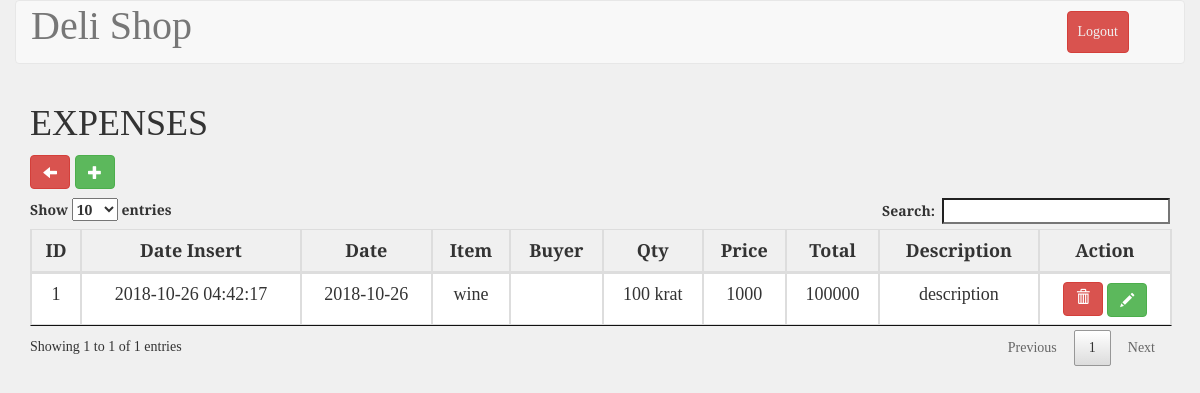
The app's page /expenses.php (signed in) with its own data.
### tables this page shows
CREATE TABLE `tb_expenses` (
  `id` int(11) NOT NULL AUTO_INCREMENT,
  `buyer` int(11) NOT NULL,
  `date` date NOT NULL,
  `date_insert` datetime NOT NULL,
  `item` varchar(200) NOT NULL,
  `qty` double NOT NULL,
  `unit` varchar(10) NOT NULL,
  `price` double NOT NULL,
  `total` double NOT NULL,
  `description` text NOT NULL,
  PRIMARY KEY (`id`)
);

### expenses.php (the view, shortened to what this page needs)
<?php
include_once 'koneksi.php';
$expenses = mysqli_query($conn, "SELECT tb_expenses.*, tb_employee.nama as buyer FROM tb_expenses LEFT JOIN tb_employee on tb_expenses.buyer=tb_employee.id;");
?>
<!DOCTYPE html>
<html>
    <?php include("./templates/header.php"); ?>
	<link rel="stylesheet" type="text/css" href="./css/stockStyle.css">
	<body>
        <div class="container-fluid" style="">
            <div class="row">
                <div class="col-md-12 header">
                    <nav class="navbar navbar-default" role="navigation">
                        <div class="container-fluid">
                            <div class="navbar-header">
                                <a class="navbar-brand" style="font-size: 40px;" href="#">Deli Shop</a>
                            </div>
                            <div class="collapse navbar-collapse navbar-ex1-collapse">
                                <ul class="nav navbar-nav navbar-right">
                                    <li><a type="button" class="btn btn-danger" style="margin: 10px; padding: 10px;" href="logout.php">Logout</a></li>
                                    <li><a href=""> </a></li>
                                </ul>
                            </div>
                        </div>
                    </nav>
                </div>
            </div>
        </div>
        <div class="container">
            <div class="row">
                <div class="col-md-12" id="mytable">
                <table id="example" class="table table-bordered" style="width: 100%;">
                    <h1>EXPENSES</h1>
                    <a href="administrator.php" style="margin:0 5px 10px 0" type="button" class="btn btn-danger glyphicon glyphicon-arrow-left" ></a>
                    <button class="btn btn-success glyphicon glyphicon-plus" style="margin-bottom:10px" data-toggle="modal" data-target="#exampleModal"></button>
                    <thead>
                        <tr>
                            <th>ID</th>
                            <th>Date Insert</th>
                            <th>Date</th>
                            <th>Item</th>
                            <th>Buyer</th>
                            <th>Qty</th>
                            <th>Price</th>
                            <th>Total</th>
                            <th>Description</th>
                            <th>Action</th>
                        </tr>
                    </thead>
                    <tbody>
                        <?php
                        if(count($expenses)>0)
                        {
                            $no=1;
                            foreach ($expenses as $data) {?>
                            <tr>
                                <td><?php echo $no ?></td>
                                <td><?php echo $data["date_insert"];?></td>
                                <td><?php echo $data["date"];?></td>
                                <td><?php echo $data["item"];?></td>
                                <td><?php echo $data["buyer"];?></td>
                                <td><?php echo $data["qty"]." ".$data["unit"];?></td>
                                <td><?php echo $data["price"];?></td>
                                <td><?php echo $data["total"];?></td>
                                <td><?php echo $data["description"];?></td>
                                <td>
                                    <button class="btn btn-danger deleteExpense" id="<?php echo $data['id']; ?>"><span class="glyphicon glyphicon-trash"></span></button>
                                    <a type="button" class="btn btn-success glyphicon glyphicon-pencil" href="edit_expenses.php?id=<?php echo $data['id']?>"></a>
                                </td>
                            </tr>
                            <?php
                            $no++;
                            }
                        }
                        ?>
                    </tbody>
                </table>
            </div>
        </div>
	</body>
</html>

### css/stockStyle.css (style rules this page uses)
html,body { font-family: 'Slabo 27px', serif; background-color: #f0f0f0; }
#example, th, td { font-size: 18px; text-align: center; width: auto; }
.navbar-default .navbar-nav>li>a { color: #f0f0f0 !important; }

### records on screen
tb_expenses: date_insert "2018-10-26 04:42:17", date "2018-10-26", item "wine", qty "100", unit "krat", price "1000", total "100000", description "description"
